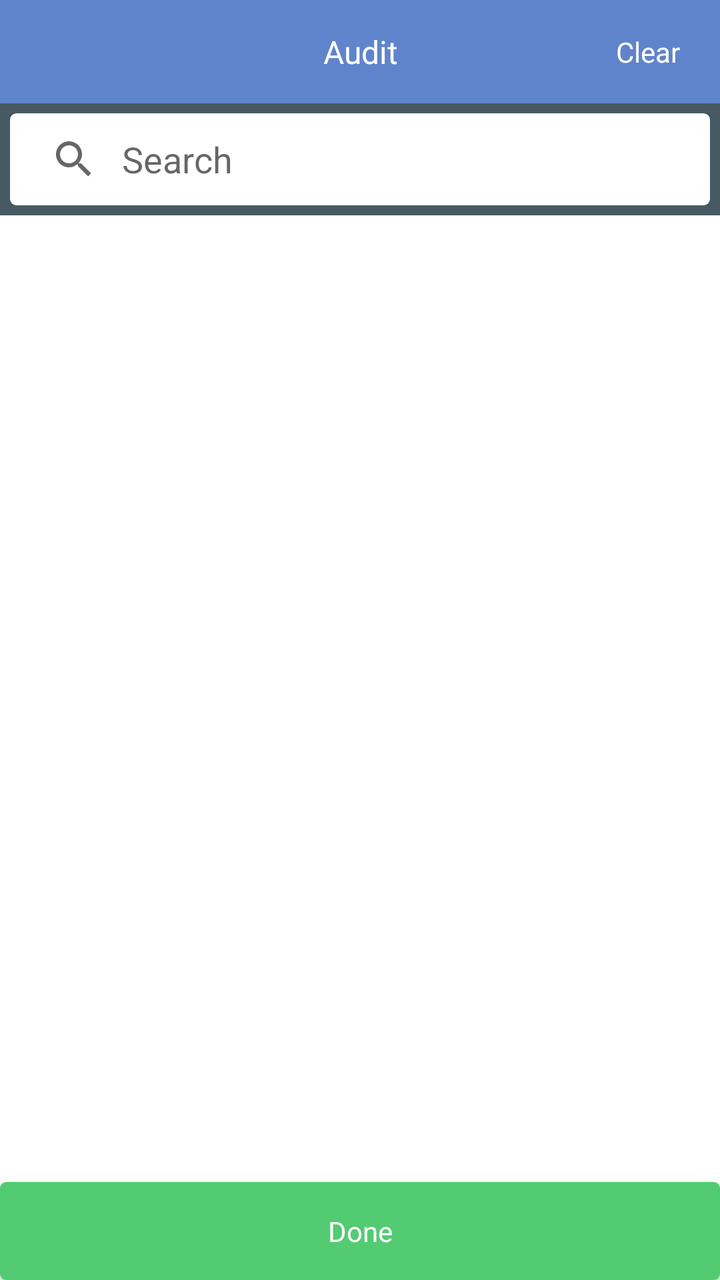
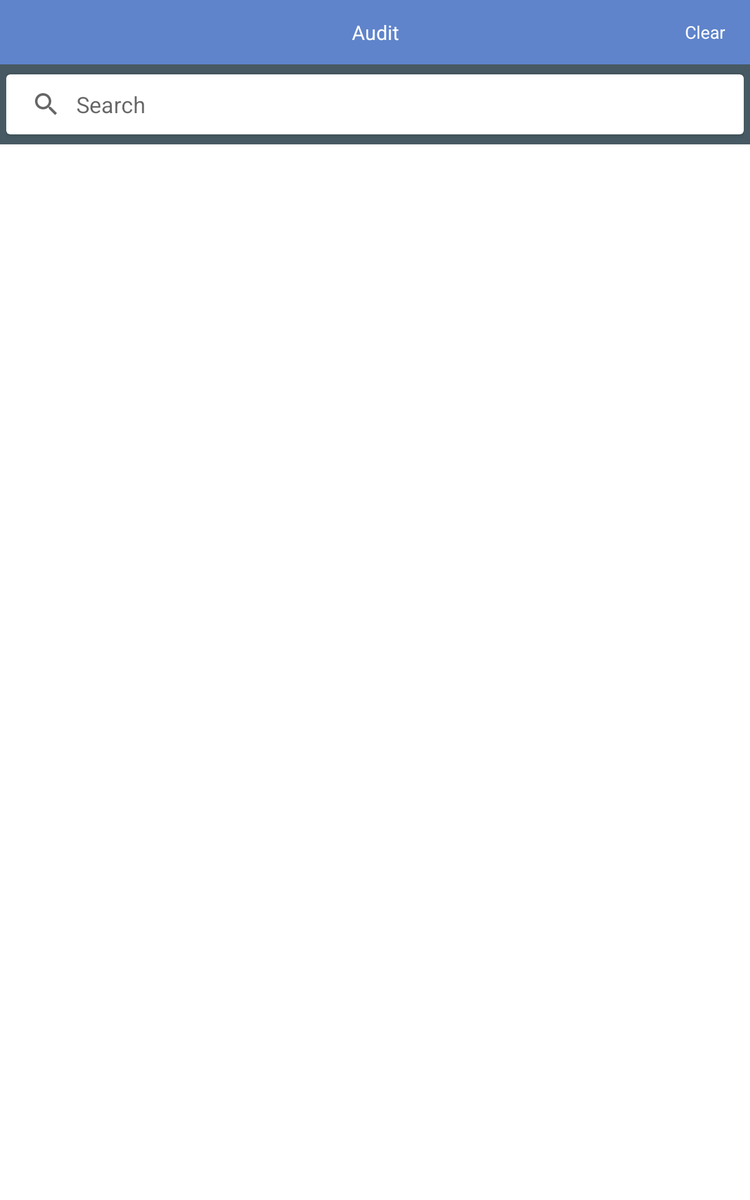

The same Android screen from two of the app's own layout files: first res/layout/ as a phone draws it, then the repository's variant for another configuration, drawn on a device whose configuration selects that folder. Both files follow.
<!-- AndroidManifest.xml: application theme Theme.Tabexample -->
<!-- res/layout/fragment_sub_filter_list.xml -->
<?xml version="1.0" encoding="utf-8"?>
<RelativeLayout xmlns:android="http://schemas.android.com/apk/res/android"
    xmlns:app="http://schemas.android.com/apk/res-auto"
    xmlns:card_view="http://schemas.android.com/tools"
    android:layout_width="match_parent"
    android:layout_height="match_parent"
    android:background="@color/white"
    android:clickable="true"
    android:fitsSystemWindows="true">
    <LinearLayout
        android:layout_width="match_parent"
        android:layout_height="match_parent"
        android:layout_above="@+id/btn_done"
        android:orientation="vertical">
        <RelativeLayout
            android:background="@color/colorAccent"
            android:layout_width="match_parent"
            android:layout_height="wrap_content">

            <ImageButton
                android:id="@+id/btn_header_back"
                android:layout_width="wrap_content"
                android:layout_height="wrap_content"
                android:layout_centerVertical="true"
                android:background="?android:attr/selectableItemBackgroundBorderless"
                android:padding="15dp"
                android:src="@drawable/ic_arrow_back_white"
                android:visibility="visible" />

            <TextView
                android:id="@+id/tv_filter_title"
                android:layout_width="match_parent"
                android:layout_height="wrap_content"
                android:layout_centerInParent="true"
                android:gravity="center"
                android:text="Audit"
                android:padding="15dp"
                android:textColor="#FFFFFF"
                android:textSize="16sp" />

            <TextView
                android:id="@+id/tv_clear"
                android:layout_width="wrap_content"
                android:layout_height="wrap_content"
                android:layout_alignParentRight="true"
                android:layout_centerVertical="true"
                android:layout_marginRight="5dp"
                android:background="?android:attr/selectableItemBackgroundBorderless"
                android:clickable="true"
                android:paddingBottom="10dp"
                android:paddingLeft="20dp"
                android:paddingRight="15dp"
                android:paddingTop="10dp"
                android:text="Clear"
                android:textColor="@color/white"
                android:textSize="14sp" />
        </RelativeLayout>
        <include
            layout="@layout/layout_filter_category_list"
            android:layout_width="match_parent"
            android:layout_height="match_parent"
            android:visibility="visible" />
    </LinearLayout>
    <androidx.cardview.widget.CardView
        android:id="@+id/btn_done"
        android:layout_width="match_parent"
        android:layout_height="wrap_content"
        android:layout_alignParentBottom="true"
        android:elevation="3dp"
        app:cardBackgroundColor="@color/colorSecondary"
        card_view:cardCornerRadius="3dp"
        card_view:cardElevation="4dp"
        card_view:cardUseCompatPadding="false">
        <TextView
            android:id="@+id/tv_done_selection"
            android:layout_width="match_parent"
            android:layout_height="wrap_content"
            android:background="?android:attr/selectableItemBackground"
            android:clickable="true"
            android:gravity="center"
            android:padding="15dp"
            android:text="Done"
            android:textColor="@color/white"
            android:textSize="14sp"
            android:visibility="visible" />
    </androidx.cardview.widget.CardView>
</RelativeLayout>
<!-- res/layout/layout_filter_category_list.xml (included above) -->
<?xml version="1.0" encoding="utf-8"?>
<androidx.coordinatorlayout.widget.CoordinatorLayout xmlns:android="http://schemas.android.com/apk/res/android"
    xmlns:app="http://schemas.android.com/apk/res-auto"
    xmlns:card_view="http://schemas.android.com/tools"
    android:layout_width="match_parent"
    android:layout_height="match_parent">
    
    <com.google.android.material.appbar.AppBarLayout
        android:layout_width="match_parent"
        android:layout_height="wrap_content">

        <com.google.android.material.appbar.CollapsingToolbarLayout
            android:layout_width="match_parent"
            android:layout_height="?android:attr/actionBarSize"
            android:fitsSystemWindows="true"
            app:contentScrim="?attr/colorPrimary"
            app:layout_scrollFlags="scroll|enterAlwaysCollapsed">

            <Toolbar
                android:layout_width="match_parent"
                android:layout_height="?android:attr/actionBarSize"
                android:background="@color/dark_gray"
                android:contentInsetEnd="0dp"
                android:contentInsetLeft="0dp"
                android:contentInsetRight="0dp"
                android:contentInsetStart="0dp"
                android:padding="5dp"
                app:layout_collapseMode="none">

                <androidx.cardview.widget.CardView
                    android:layout_width="match_parent"
                    android:layout_height="wrap_content"
                    android:background="@color/colorPrimary"
                    android:elevation="3dp"
                    app:cardBackgroundColor="#FFFFFF"
                    card_view:cardCornerRadius="3dp"
                    card_view:cardElevation="4dp"
                    card_view:cardUseCompatPadding="false">

                    <SearchView
                        android:id="@+id/sv_filter_item"
                        android:layout_width="match_parent"
                        android:layout_height="wrap_content"
                        android:iconifiedByDefault="false"
                        android:queryBackground="@null"
                        android:queryHint="Search" />
                </androidx.cardview.widget.CardView>
            </Toolbar>
        </com.google.android.material.appbar.CollapsingToolbarLayout>
    </com.google.android.material.appbar.AppBarLayout>

    <FrameLayout
        android:layout_width="match_parent"
        android:layout_height="match_parent"
        app:layout_behavior="@string/appbar_scrolling_view_behavior">

        <TextView
            android:id="@+id/tv_no_data"
            android:layout_width="wrap_content"
            android:layout_height="wrap_content"
            android:layout_gravity="center"
            android:text="@string/no_data_available"
            android:visibility="gone" />

        <androidx.recyclerview.widget.RecyclerView
            android:id="@+id/rv_task_List"
            android:layout_width="match_parent"
            android:layout_height="match_parent"
            android:scrollbars="vertical" />
    </FrameLayout>
</androidx.coordinatorlayout.widget.CoordinatorLayout>
<!-- resources referenced by this layout -->
<resources>
  <color name="colorAccent">@color/MAIN_HEADER_BG_COLOR</color>
  <color name="colorPrimary">@color/MAIN_HEADER_BG_COLOR</color>
  <color name="colorSecondary">#53CB72</color>
  <color name="dark_gray">#475A63</color>
  <color name="white">#FFFFFF</color>
  <string name="no_data_available">No Data Available</string>
  <style name="Theme.Tabexample" parent="Theme.MaterialComponents.DayNight.NoActionBar">
          
          <item name="colorPrimary">@color/purple_500</item>
          <item name="colorPrimaryVariant">@color/purple_700</item>
          <item name="colorOnPrimary">@color/white</item>
          
          <item name="colorSecondary">@color/teal_200</item>
          <item name="colorSecondaryVariant">@color/teal_700</item>
          <item name="colorOnSecondary">@color/black</item>
          
          <item name="android:statusBarColor" tools:targetApi="l">?attr/colorPrimaryVariant</item>
          
      </style>
  <color name="MAIN_HEADER_BG_COLOR">#5F84CB</color>
  <color name="purple_500">#FF6200EE</color>
  <color name="purple_700">#FF3700B3</color>
  <color name="teal_200">#FF03DAC5</color>
  <color name="teal_700">#FF018786</color>
  <color name="black">#000000</color>
</resources>
<!-- res/layout-sw600dp/fragment_sub_filter_list.xml (the repository's variant of the layout above) -->
<!-- drawn on a 7-inch tablet held upright -->
<?xml version="1.0" encoding="utf-8"?>
<LinearLayout xmlns:android="http://schemas.android.com/apk/res/android"
    xmlns:tools="http://schemas.android.com/tools"
    android:id="@+id/llMain"
    android:orientation="vertical"
    android:layout_width="match_parent"
    android:layout_height="match_parent"
    android:clickable="false"
    android:background="@color/white"
    android:focusable="true">

    <RelativeLayout
        android:background="@color/colorPrimary"
        android:layout_width="match_parent"
        android:layout_height="wrap_content">

        <ImageButton
            android:id="@+id/btn_header_back"
            android:layout_width="wrap_content"
            android:layout_height="wrap_content"
            android:layout_centerVertical="true"
            android:background="?android:attr/selectableItemBackgroundBorderless"
            android:padding="15dp"
            android:src="@drawable/ic_arrow_back_white"
            android:visibility="gone" />

        <TextView
            android:id="@+id/tv_filter_title"
            android:layout_width="match_parent"
            android:layout_height="wrap_content"
            android:layout_centerInParent="true"
            android:gravity="center"
            android:text="Audit"
            android:padding="15dp"
            android:textColor="#FFFFFF"
            android:textSize="16sp" />

        <TextView
            android:id="@+id/tv_clear"
            android:layout_width="wrap_content"
            android:layout_height="wrap_content"
            android:layout_alignParentRight="true"
            android:layout_centerVertical="true"
            android:layout_marginRight="5dp"
            android:background="?android:attr/selectableItemBackgroundBorderless"
            android:clickable="true"
            android:paddingBottom="10dp"
            android:paddingLeft="20dp"
            android:paddingRight="15dp"
            android:paddingTop="10dp"
            android:text="Clear"
            android:textColor="@color/white"
            android:textSize="14sp" />
    </RelativeLayout>



    

    <include
        layout="@layout/layout_filter_category_list"
        android:layout_width="match_parent"
        android:layout_height="match_parent"
        android:visibility="visible" />
      />
</LinearLayout>
<!-- resources referenced by the variant -->
<!-- as a 7-inch tablet held upright resolves them -->
<resources>
  <color name="colorPrimary">@color/MAIN_HEADER_BG_COLOR</color>
  <color name="dark_gray">#475A63</color>
  <color name="white">#FFFFFF</color>
  <string name="no_data_available">No Data Available</string>
  <style name="Theme.Tabexample" parent="Theme.MaterialComponents.DayNight.NoActionBar">
          
          <item name="colorPrimary">@color/purple_500</item>
          <item name="colorPrimaryVariant">@color/purple_700</item>
          <item name="colorOnPrimary">@color/white</item>
          
          <item name="colorSecondary">@color/teal_200</item>
          <item name="colorSecondaryVariant">@color/teal_700</item>
          <item name="colorOnSecondary">@color/black</item>
          
          <item name="android:statusBarColor" tools:targetApi="l">?attr/colorPrimaryVariant</item>
          
      </style>
  <color name="MAIN_HEADER_BG_COLOR">#5F84CB</color>
  <color name="purple_500">#FF6200EE</color>
  <color name="purple_700">#FF3700B3</color>
  <color name="teal_200">#FF03DAC5</color>
  <color name="teal_700">#FF018786</color>
  <color name="black">#000000</color>
</resources>
